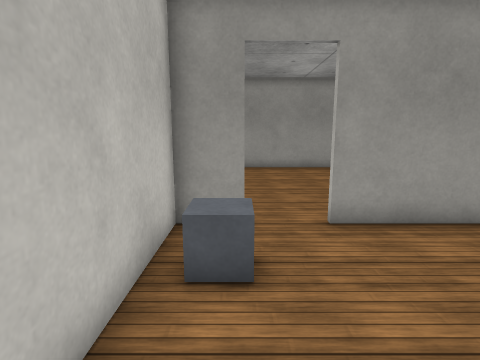
view 1 (above)

13 first-person views from a walk through a robot-simulator world made for Webots. The camera is 1.1 m above the floor, tilts 10° down and sees 80° across. The floor is counted in squares, 0.5 m on a side. Each view is taken from the middle of a square. On the plan, view 1 faces up. The plan holds only what a view shows up to about 17 squares ahead; the rest is blank. Robots are left out. Webots' stock objects and surfaces are drawn as simple stand-ins.

view 2
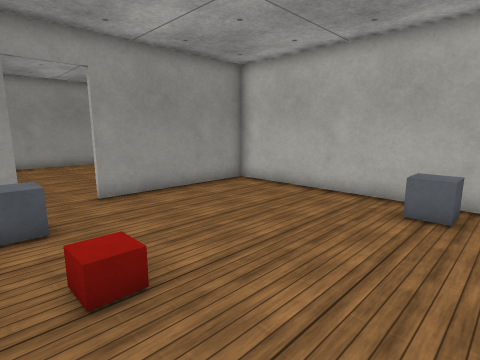

view 3
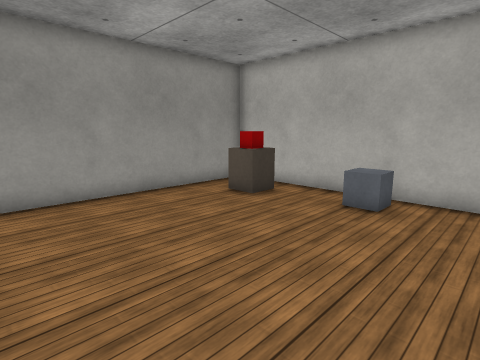

view 4
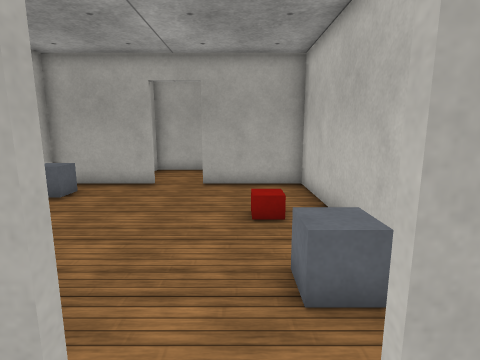

view 5
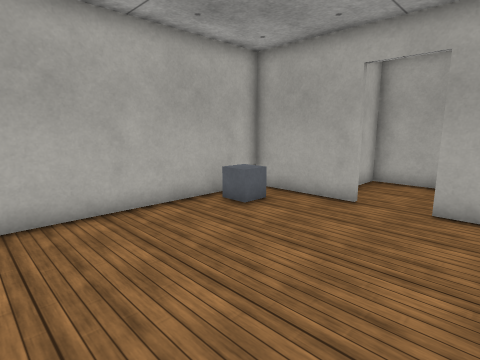

view 6
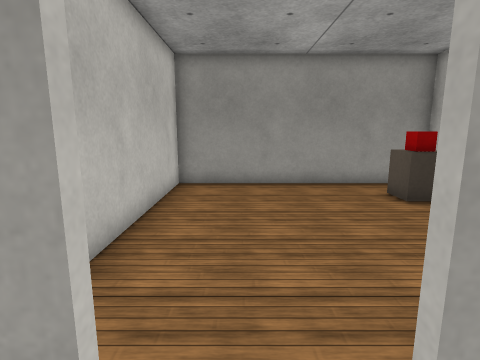

view 7
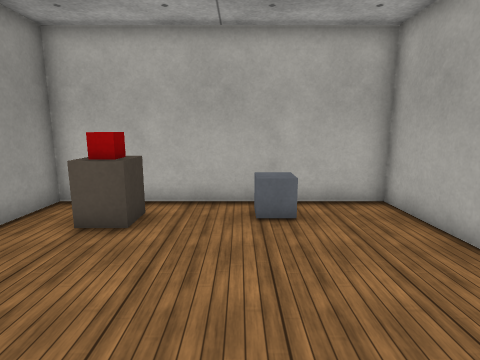

view 8
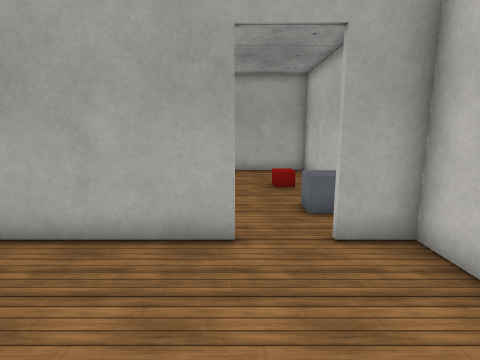

view 9
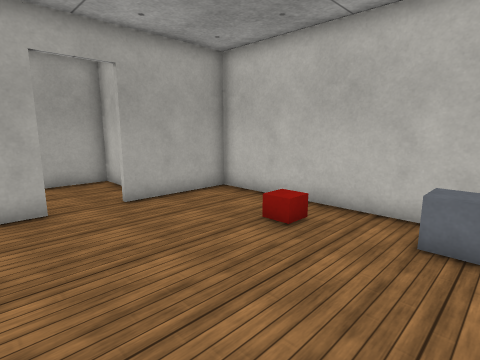

view 10
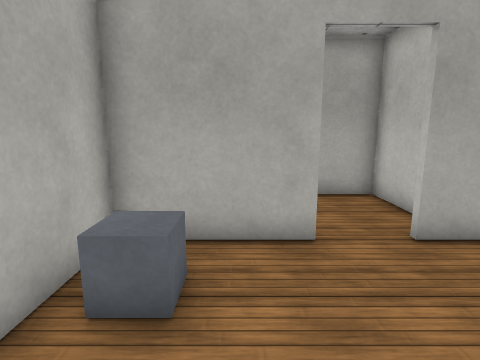

view 11
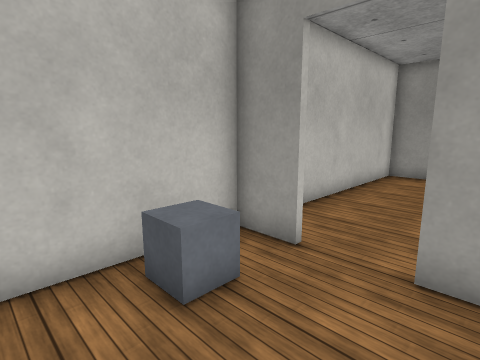

view 12
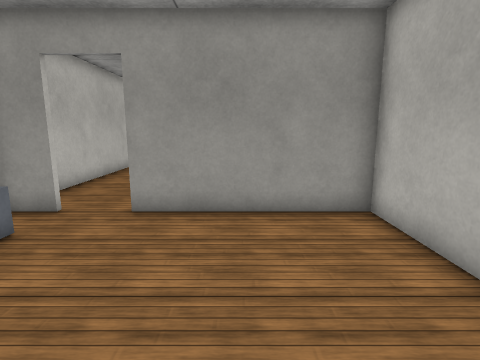

view 13
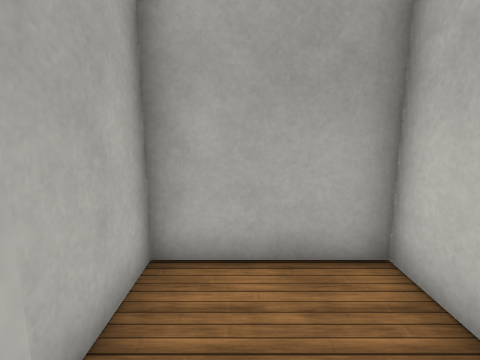

### Floor plan
Points are (right, up) in squares from view 1. A wall is a line through its corners. A room is listed if a view was taken in it or the views show most of it. See-through windows are left out.
Room 1 (views 1, 2, 5, 6, 9, 10, 11, 12, 13)
walls: (4.4, -3.4) (8.5, -3.4) (8.5, 6.1); (0.1, 6.4) (-1.5, 6.4); (-1.5, 6.1) (-1.5, -3.4) (2.5, -3.4); (8.6, 6.4) (2, 6.4)
ways out: opening at (1.5, 6) to room 2; opening at (3.5, -4) to room 3
objects: grey box (-1, 4) to (0, 5); red box (0, 1); grey box (7, -2) to (8, -1)
Room 2 (views 3, 4, 7, 8)
walls: (2, 6.6) (8.5, 6.6); (-1.6, 6.6) (0.1, 6.6); (8.5, 6.1) (8.5, 16.5) (-1.5, 16.5) (-1.5, 6.1)
ways out: opening at (1.5, 6) to room 1
objects: red box (6, 14) to (7, 14); grey box (7, 10) to (8, 10)
Room 3 (no view inside)
walls: (1.5, -5.1) (1.5, -7.5) (5.5, -7.5) (5.5, -4.8)
ways out: opening at (3.5, -4) to room 1

Positions as (right, up) in squares from view 1, and headings:
1: (0, 0), facing up
2: (-1, -3), facing up-right
3: (-1, 7), facing up-right
4: (1, 8), facing down
5: (1, 5), facing down-right
6: (1, 5), facing up
7: (0, 11), facing right
8: (2, 12), facing down
9: (6, 5), facing down-left
10: (6, 2), facing down
11: (3, 2), facing up-left
12: (5, -1), facing up
13: (4, -3), facing down
